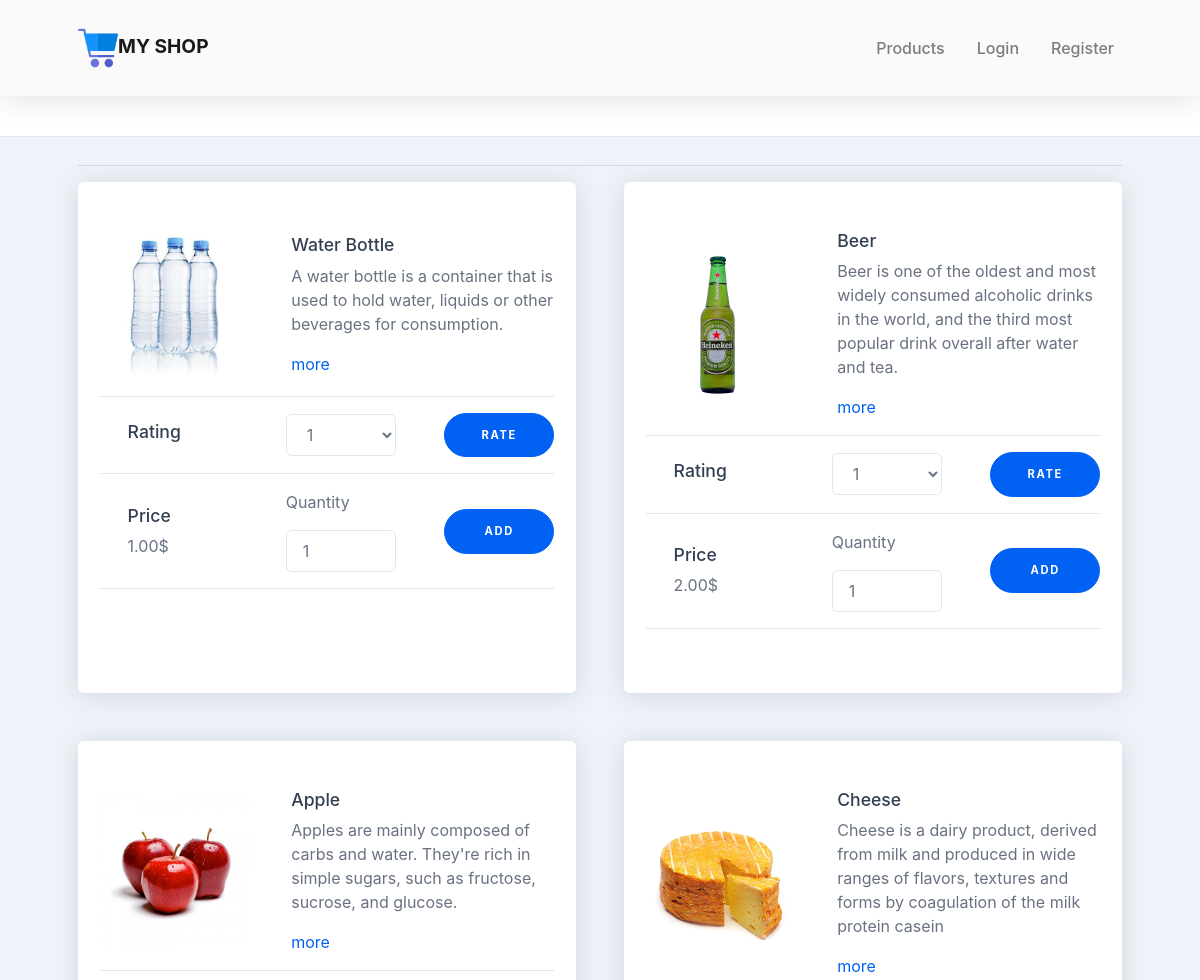
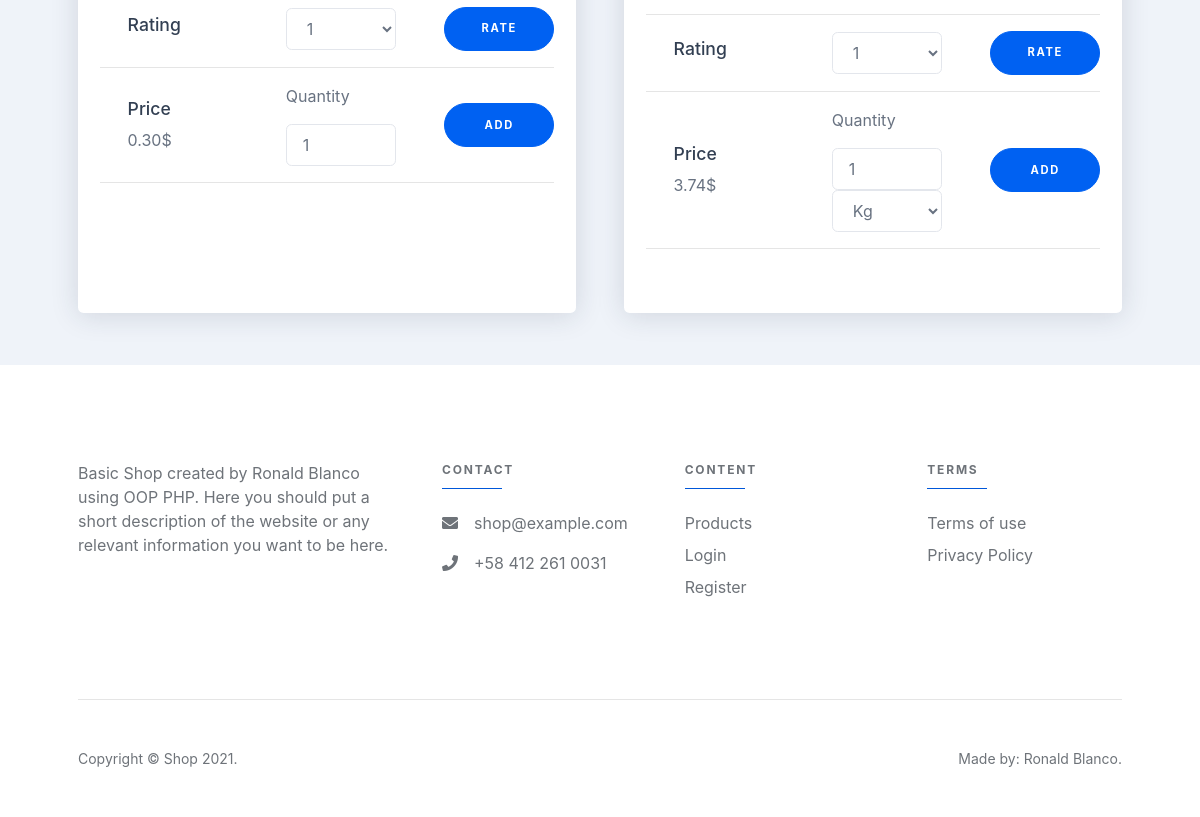
The page / on the database its author committed (2 pictures, top to bottom).
### tables this page shows
CREATE TABLE `products` (
  `id` int(11) NOT NULL,
  `name` varchar(45) NOT NULL,
  `description` text NOT NULL,
  `price` decimal(12,2) NOT NULL,
  `img` varchar(100) DEFAULT NULL
);

### Classes/Controller.php (called while the page is built, shortened)
<?php
abstract class Controller
{
    public function render($view,Array $data = null)
    {
        require_once "Views/{$view}.php";
        $content = ob_get_contents();
        require_once "Views/Layouts/BaseLayout.php";
    }
}

### Controllers/ProductController.php (called while the page is built, shortened)
<?php
class ProductController extends Controller
{
    public function Index()
    {
        $products = (new Product())->all();
        $this->render('allproducts',['products' => $products]);
    }
}

### Routes/Routes.php (called while the page is built, shortened)
<?php
class Routes
{
    function __construct()
    {
        (new Dispatcher())
            ->routing('/', function ()
            {
                (new ProductController())->Index();
            })
            ->routing('/products', function()
            {
                (new ProductController())->Index();
            })
            ->routing('/product/{id}', function($params)
            {
                (new ProductController())->Show($params);
            })
            ->routing('/login', function()
            {
                (new LoginController)->index();
            })
            ->routing('/user/login',function()
            {
                (new LoginController)->login();
            })
            ->routing('/register', function()
            {
                (new UserController)->create();
            })
            ->routing('/user/create',function()
            {
                (new UserController)->store();
            })
            ->routing('/logout',function()
            {
                (new LoginController)->Logout();
            })
            ->routing('/mycart', function()
            {
                (new CartController)->Index();
            })
            ->routing('/purchases',function()
            {
                (new CartController)->purchased();
            })
            ->routing(('/add/{id}'),function($params)
            {
                (new CartController)->add($params);
            })
            ->routing(('/remove/{id}'),function($params)
            {
                (new CartController)->remove($params);
            })
            ->routing(('/pay'),function($params)
            {
                (new CartController)->pay($params);
            })
            ->routing('/rating/{id}',function ($params)
            {
                (new RatingController)->getRating($params);
            })
            ->routing('/rate/{id}',function ($params)
            {
                (new RatingController)->rate($params);
            })
            ->dispatch();
    }
}

### Classes/Dispatcher.php (called while the page is built)
<?php
require_once 'router.php';
class Dispatcher
{
    private $router;
    function __construct()
    {
        $this->router = new Router();
    }
    public final function dispatch()
    {
        $url = isset($_GET['url']) ? $_GET['url']: '';
        $url = rtrim($url, '/');
        $this->router->route(
            $_SERVER['REQUEST_METHOD'],
            $url,
            $_REQUEST);
    }
    public final function routing($pattern, $action)
    {
        $this->router->addRouting($pattern, $action);
        return $this;
    }
}

### index.php (called while the page is built, shortened)
<?php
require_once 'config/config.php';
require_once 'classes/controller.php';
require_once 'classes/model.php';
require_once 'Routes/Routes.php';
require_once 'controllers/productcontroller.php';
$app = new Routes();
?>

### Config/Database.php (called while the page is built, shortened)
<?php
require_once 'config.php';
class Database
{
    public function __construct()
    {
        $this->conf = new Config();
    }
    public function connect()
    {
        $strconn = driver.":host=".host.";port=".port.";dbname=".database.";charset=".charset."";
        $pdo = new PDO($strconn,user,password);
        $pdo->setAttribute(PDO::ATTR_ERRMODE, PDO::ERRMODE_EXCEPTION);
        return $pdo;
    }
}

### Config/Config.php (called while the page is built, shortened)
<?php
class Config
{
    final function database()
    {
        return
        [
            'driver'   => 'mysql',
            'host'     => '127.0.0.1',
            'port'     => '3306',
            'user'     => 'root',
            'password' => '',
            'database' => 'shop',
            'charset'  => 'utf8mb4',
        ];
    }
}

### Classes/Model.php (called while the page is built, shortened)
<?php
require_once 'config/database.php';
class Model
{
    protected $db;
    protected $table;
    public function __construct()
    {
        $this->conn = new Database();
        $this->db = $this->conn->connect();
    }
    public function setTable($table)
    {
        $this->table = $table;
    }
    public function all()
    {
        $query = $this->db->query("SELECT * FROM {$this->table}");
        $data = $query->fetchAll(PDO::FETCH_ASSOC);
        return $data;
    }
}

### Views/allproducts.php (the view, shortened to what this page needs)
<section class="bg-light py-1">
		<div class="container mt-4">
			<hr class="mt-0">
			<div class="row justify-content-center">
			<?php
			foreach ($products as $product)
            {
			?>
				<div class="post col-lg-6 mb-5">
					<div class="card text-decoration-none h-100 lift"><div class="card-body py-5">
						<div class="row align-items-center">
							<div class="col-md-4 mb-md-0 mb-3 text-center">
									<img src="<?=$product['img']?>" width="150" height="150">
							</div>
							<div class="col-md-8">
								<div class="ml-4">
									<h5><?php echo $product["name"];?></h5>
									<p class="card-text text-gray-600"><?php echo $product["description"];?></p>
									<a  href="<?=PATH?>/product/<?=$product['id']?>">more</a>
								</div>
							</div>
						</div>
                        <hr>
						<div class="row align-items-center ml-1">
							<div class="col-sm-6 col-md-4 col-lg-6 col-xl-4 mb-xl-0 mb-md-0 mb-lg-3 mb-3">
								<h5>Rating</h5>
							</div>
							<div class="col-sm-6 col-md-4 col-lg-6 col-xl-4 mb-xl-0 mb-md-0 mb-lg-3 mb-3">
							<form id="form-rate-<?=$product['id']?>" action="<?=PATH?>/rate/<?=$product['id']?>" method="POST">
                            	<select class="form-control" name="rating" >
									<option value="1">1</option>
                                </select>
							</form>
							</div>
							<div class="col-sm-6 col-md-4 col-lg-6 col-xl-4 mb-xl-0 mb-md-0 mb-lg-3 mb-3">
							<button onclick="rate(<?=$product['id']?>)" class="btn btn-primary btn-marketing btn-block rounded-pill " type="submit">Rate</button>
							</div>
						</div>
						<hr>
						<div class="row align-items-center ml-1">
							<div class="col-sm-6 col-md-4 col-lg-6 col-xl-4 mb-xl-0 mb-md-0 mb-lg-3 mb-3">
								<h5>Price</h5>
								<p class="card-text text-gray-600"><?php echo $product['price'];?>$</p>
							</div>
							<div class="col-sm-6 col-md-4 col-lg-6 col-xl-4 mb-xl-0 mb-md-0 mb-lg-3 mb-3">
							<form id="form-add-<?=$product['id']?>" action="<?=PATH?>/add/<?=$product['id']?>" method="POST">
								<p class="card-text text-gray-600">Quantity</p>
                                <input class="form-control" type="number" name="quantity" id="quantity-<?=$product['id']?>" value="1">
                                <?php
                                if(strtolower($product['name']) == 'cheese')
                                { ?>
                                    <select class="form-control" name="scale" id="">
                                    <option value="1">Kg</option>
                                    </select>
                                <?php } ?>
							</form>
							</div>
							<div class="col-sm-6 col-md-4 col-lg-6 col-xl-4 mb-xl-0 mb-md-0 mb-lg-3 mb-3">
								<button onclick="add(<?=$product['id']?>);" class="btn btn-primary btn-marketing btn-block rounded-pill " type="submit">Add</button>
							</div>
						</div>
						<hr>
						</div>
					</div>
				</div>
			<?php
			}
			?>
			</div>
		</div>
	</section>

### Classes/Router.php (shortened to what this page needs)
<?php
class Router
{
    private $routing = [];
    public final function addRouting($pattern, $action)
    {
        $this->routing[$pattern] = $action;
    }
    public final function route($method, $path, $params)
    {
        $path = "{$method} " . $this->withEscapedSlashes("/{$path}");
        foreach ($this->routing as $pattern => $handler)
        {
            $patternParams = $this->patternParams($pattern);
            $pattern = $this->withEscapedSlashes($pattern);
            $pattern = $this->withMethod($pattern);
            $value =$this->requestMatches($pattern, $path, $patternParams, $params);
            if ($this->requestMatches($pattern, $path, $patternParams, $params))
            {
                $handler($params);
                return;
            }
        }
    }
    private function requestMatches($pattern, $path, $patternParams = [], &$params)
    {
        if (preg_match("/^{$pattern}$/i", $path, $matches))
        {
            return true;
        }
        return false;
    }
    private function withEscapedSlashes($pattern)
    {
        return str_replace('/', ':', $pattern);
    }
    private function withMethod($pattern)
    {
        return !preg_match("/^[A-Z]+ .+$/i", $pattern) ? "{$_SERVER['REQUEST_METHOD']} {$pattern}" : $pattern;
    }
}

### Views/Layouts/baselayout.php (shortened to what this page needs)
<!DOCTYPE html>
<html lang="en">
<head>
    <link href="<?php echo PATHI;?>/css/styles.css" rel="stylesheet" />
    <link href="<?php echo PATHI;?>/css/custom.css" rel="stylesheet" />
    <link href="<?php echo PATHI;?>/aos/dist/aos.css" rel="stylesheet" />
    <link href="<?php echo PATHI;?>/assets/alertifyjs/css/alertify.min.css" rel="stylesheet" />
    <link href="<?php echo PATHI;?>/assets/alertifyjs/css/themes/bootstrap.min.css" rel="stylesheet" />
    <link href="<?php echo PATHI;?>/assets/fontawesome/css/all.min.css" rel="stylesheet">
</head>
<body>
    <div id="layoutDefault">
        <div id="layoutDefault_content">
            <main>
                <?php include 'header.php'; ?>
                <?= $content ?>
            </main>
        </div>
        <?php include 'footer.php'; ?>
</body>
</html>

### Views/Layouts/header.php (shortened to what this page needs)
<nav class="navbar navbar-marketing navbar-expand-lg bg-light2 shadow navbar-light2 fixed-top">
		<div class="container">
			<a class="navbar-brand" href="<?php echo PATH;?>/"><img src="<?php echo PATH;?>/resources/img/cart.png" width="40">MY SHOP </a>
			<div class="collapse navbar-collapse" id="navbarSupportedContent">
				<ul class="navbar-nav ml-auto">
					<li class="nav-item ">
						<a class="nav-link" href="<?php echo PATH;?>/products">Products</a>
					</li>
					<li class="nav-item">
							<a class="nav-link" href="<?php echo PATH;?><?= isset($_SESSION['id']) ? '/mycart' : '/login'; ?> "> <?= isset($_SESSION['id']) ? 'Cart' : 'Login'; ?></a>
					</li>
					<li class="nav-item ">
							<a class="nav-link" href="<?php echo PATH;?><?= isset($_SESSION['id']) ? '/purchases' : '/register'; ?>"><?= isset($_SESSION['id']) ? 'Purchases' : 'Register'; ?></a>
					</li>
			</div>
		</div>
	</nav>
    <header class="page-header2 page-header2-compact page-header2-light border-bottom bg-white pt-10">
		<div class="container">
			<div class="page-header2-content">
				<div class="row align-items-center justify-content-between pt-4">
				</div>
			</div>
		</div>
	</header>

### Views/Layouts/footer.php (shortened to what this page needs)
</div>
			<div id="layoutDefault_footer">
				<footer class="footer pt-10 pb-5 mt-auto bg-white footer-light">
					<div class="container">
						<div class="row">
							<div class="col-lg-4">
								<p>Basic Shop created by Ronald Blanco using OOP PHP. Here you should put a short description of the website or any relevant information you want to be here.</p>
								<div class="icon-list-social mb-5">
								</div>
							</div>
							<div class="col-lg-8">
								<div class="row">
									<div class="col-lg-4 col-md-6 mb-5 mb-lg-0">
										<div class="text-uppercase-expanded text-xs mb-2">Contact</div>
										<hr class="bg-primary accent-2 mt-0 d-inline-block mx-auto" style="width: 60px;">
										<p><i class="fas fa-envelope mr-3"></i>shop@example.com</p>
										<p><i class="fas fa-phone mr-3"></i>+58 412 261 0031</p>
									</div>
									<div class="col-lg-4 col-md-6 mb-5 mb-lg-0">
										<div class="text-uppercase-expanded text-xs mb-2">Content</div>
										<hr class="bg-primary accent-2 mt-0 d-inline-block mx-auto" style="width: 60px;">
										<ul class="list-unstyled mb-0">
											<li class="mb-2"><a href="<?=PATH?>/products">Products</a></li>
											<li class="mb-2"><a href="<?php echo PATH;?><?= isset($_SESSION['id']) ? '/mycart' : '/login'; ?>"><?= isset($_SESSION['id']) ? 'Cart' : 'Login'; ?></a></li>
											<li class="mb-2"><a href="<?php echo PATH;?><?= isset($_SESSION['id']) ? '/purchases' : '/register'; ?>"><?= isset($_SESSION['id']) ? 'Purchases' : 'Register'; ?></a></li>
										</ul>
									</div>
									<div class="col-lg-4 col-md-6">
										<div class="text-uppercase-expanded text-xs mb-2">Terms</div>
										<hr class="bg-primary accent-2 mt-0 d-inline-block mx-auto" style="width: 60px;">
										<ul class="list-unstyled mb-0">
											<li class="mb-2"><a href="javascript:void(0);">Terms of use</a></li>
											<li class="mb-2"><a href="javascript:void(0);">Privacy Policy</a></li>
										</ul>
									</div>
								</div>
							</div>
						</div>
						<hr class="my-5">
						<div class="row align-items-center">
							<div class="col-md-6 small">Copyright © <?=NAME?> <?php echo date('Y');?>.</div>
							<div class="col-md-6 text-md-right small">
									Made by: Ronald Blanco.
							</div>
						</div>
					</div>
				</footer>
			</div>

### resources/css/custom.css (style rules this page uses)
.bg-light2.navbar-light2 .navbar-nav .nav-link, .navbar-light2.navbar-scrolled .navbar-nav .nav-link, .color-grey { color: rgba(0, 0, 0, 0.5) !important; }
.navbar-light2 .navbar-brand { color: rgba(0, 0, 0, 0.9); }
.navbar-light2 .navbar-nav .nav-link { color: rgba(0, 0, 0, 0.5); }
@media (min-width: 991.98px) { .navbar-light2 .navbar-nav .nav-link { color: white; } }
.bg-light2 { background-color: #fafafa !important; }
.page-header2 .page-header2-content { padding-top: 3rem; padding-bottom: 3rem; }
.page-header2-compact .page-header2-content { padding: 0; }
.page-header2.page-header2-light { color: rgba(31, 45, 65, 0.5); }

### rows shown on the page
products: img (picture), name "Water Bottle", description "A water bottle is a container that is used to hold water, liquids or other beverages for consumption.", price "1.00", quantity "1"
products: img (picture), name "Beer", description "Beer is one of the oldest and most widely consumed alcoholic drinks in the world, and the third most popular drink overall after water and tea.", price "2.00"
products: img (picture), name "Apple", description "Apples are mainly composed of carbs and water. They're rich in simple sugars, such as fructose, sucrose, and glucose.", price "0.30"
products: img (picture), name "Cheese", description "Cheese is a dairy product, derived from milk and produced in wide ranges of flavors, textures and forms by coagulation of the milk protein casein", price "3.74"
